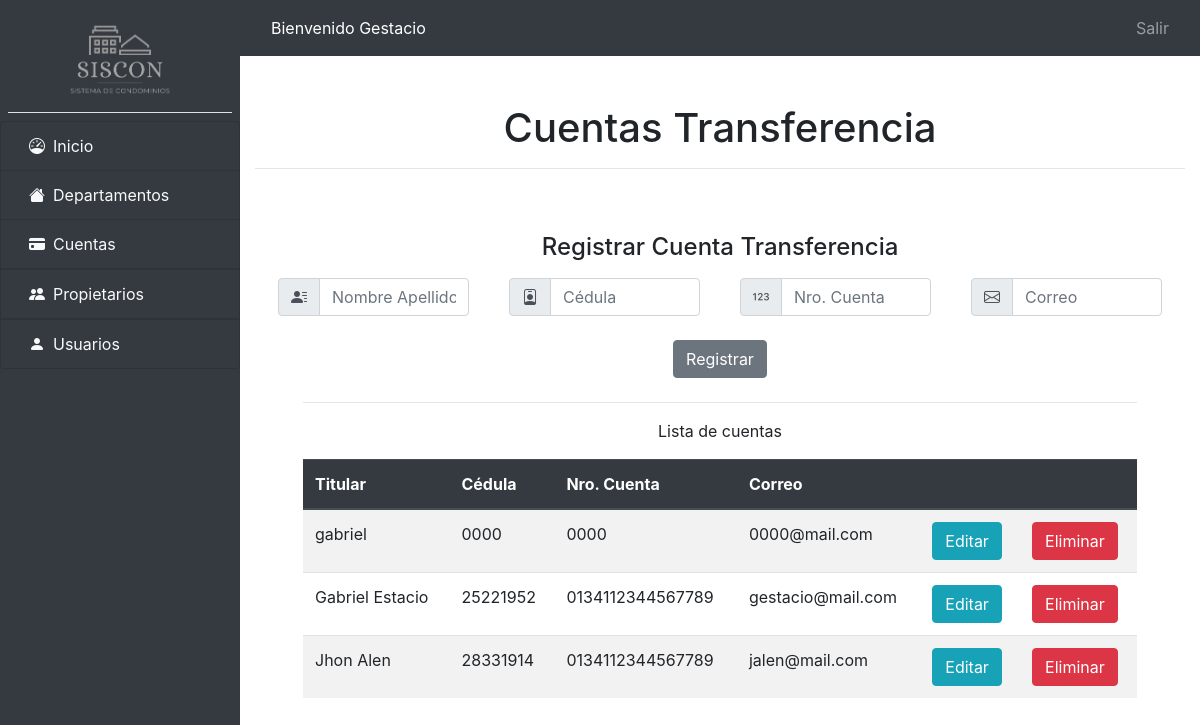
/cuentas/cuentas.php (signed in), run on the app's committed database.
### tables this page shows
CREATE TABLE `cuentas` (
  `id` int(11) NOT NULL,
  `titular` varchar(200) NOT NULL,
  `cuenta` varchar(20) NOT NULL,
  `cedula` varchar(10) NOT NULL,
  `email` varchar(250) NOT NULL,
  `fecha_creacion` date NOT NULL DEFAULT current_timestamp()
);

### Conexion.php (called while the page is built, shortened)
<?php
class Conexion
{
    public function conectar()
    {
        $servidor = 'localhost';
        $nombre_bd = 'siscon';
        $usuario = 'root';
        $password = '';
        $opciones = array(PDO::MYSQL_ATTR_INIT_COMMAND => 'SET NAMES utf8');
        try {
            $this->conexion = new PDO("mysql:host=" . $servidor . "; dbname=" . $nombre_bd, $usuario, $password, $opciones);
            return $this->conexion;
        } catch (Exception $e) {
            die("El error de Conexión es: " . $e->getMessage());
        }
    }
    public function selectAll($consulta)
    {
        $this->conexion = $this->conectar();
        $resultado = $this->conexion->prepare($consulta);
        $resultado->execute();
        return $resultado->fetchAll(PDO::FETCH_ASSOC);
    }
}
$conexion = new Conexion();

### cuentas/select_cuentas.php (called while the page is built)
<?php
$consulta = "SELECT * FROM cuentas";
$cuentas = $conexion->selectAll($consulta);

### cuentas/cuentas.php (the view, shortened to what this page needs)
<?php include_once('../header.php') ?>
<?php include_once('select_cuentas.php') ?>
<div class="container">
    <div class="">
        <h4 class="pb-2 text-center">Registrar Cuenta Transferencia</h4>
        <div class="mx-2 row aling-items-center">
            <form action="insert_cuenta.php" method="POST">
                <div class="form-row">
                    <div class="form-group col-md-3">
                        <div class="col-auto">
                            <div class="input-group mb-2">
                                <div class="input-group-prepend">
                                    <div class="input-group-text"><i class="bi bi-person-lines-fill"></i></div>
                                </div>
                                <input type="text" class="form-control" placeholder="Nombre Apellido" name="titular" required>
                            </div>
                        </div>
                    </div>
                    <div class="form-group col-md-3">
                        <div class="col-auto">
                            <div class="input-group mb-2">
                                <div class="input-group-prepend">
                                    <div class="input-group-text"><i class="bi bi-person-badge"></i></div>
                                </div>
                                <input type="text" class="form-control" placeholder="Cédula" name="cedula" required>
                            </div>
                        </div>
                    </div>
                    <div class="form-group col-md-3">
                        <div class="col-auto">
                            <div class="input-group mb-2">
                                <div class="input-group-prepend">
                                    <div class="input-group-text"><i class="bi bi-123"></i></div>
                                </div>
                                <input type="text" class="form-control" placeholder="Nro. Cuenta" name="cuenta" required>
                            </div>
                        </div>
                    </div>
                    <div class="form-group col-md-3">
                        <div class="col-auto">
                            <div class="input-group mb-2">
                                <div class="input-group-prepend">
                                    <div class="input-group-text"><i class="bi bi-envelope"></i></div>
                                </div>
                                <input type="email" class="form-control" placeholder="Correo" name="email" required>
                            </div>
                        </div>
                    </div>
                </div>
                <div class="form-row justify-content-center">
                    <div class="col-auto">
                        <button type="submit" class="btn btn-secondary mb-2">Registrar</button>
                    </div>
                </div>
        </div>
        <div class="container px-5 my-3">
            <hr>
            <p class="text-center">Lista de cuentas</p>
            <table class="table table-striped">
                <thead class="thead-dark">
                    <tr>
                        <th scope="col">Titular</th>
                        <th scope="col">Cédula</th>
                        <th scope="col">Nro. Cuenta</th>
                        <th scope="col">Correo</th>
                        <th scope="col"></th>
                        <th scope="col"></th>
                    </tr>
                </thead>
                <tbody>
                    <?php foreach ($cuentas as $cuenta) : ?>
                        <tr>
                            <td><?php echo $cuenta['titular'] ?></td>
                            <td><?php echo $cuenta['cedula'] ?></td>
                            <td><?php echo $cuenta['cuenta'] ?></td>
                            <td><?php echo $cuenta['email'] ?></td>
                            <td><button class="btn btn-info">Editar</button></td>
                            <td><button class="btn btn-danger">Eliminar</button></td>
                        </tr>
                    <?php endforeach ?>
                </tbody>
            </table>
        </div>
    </div>
</div>
</div>
<?php include_once('../footer.php'); ?>

### data on the page
cuentas: titular "gabriel", cedula "0000", cuenta "0000", email "0000@mail.com"
cuentas: titular "Gabriel Estacio", cedula "25221952", cuenta "0134112344567789", email "gestacio@mail.com"
cuentas: titular "Jhon Alen", cedula "28331914", cuenta "0134112344567789", email "jalen@mail.com"

### other printed values
$_SESSION['usuario'] "Gestacio"
$nombre_titulo "Cuentas Transferencia"
